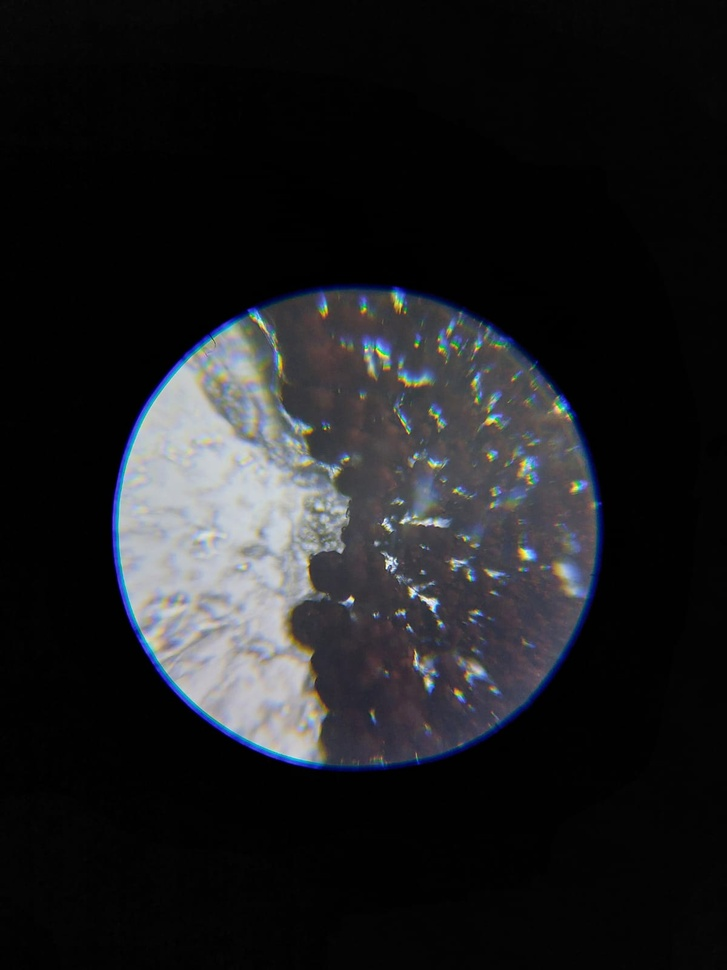
#> input picture test4.jpg, 727 x 970 px, shrunk from 1200 x 1600 before the run, found by its file name
$ python image_bitmap_extractor.py
#> lines starting #> are read from the running program, lines starting #| are printed output that depends on the picture; after the words box and inside, x2 and y2 are one past the last pixel; in counts of white or black regions, pixels touching at a corner belong together
import numpy as np
import matplotlib.pyplot as plt
import cv2
from PIL import Image, ImageChops


def main():
    #Cargar Imagen
    image = cv2.imread('test4.jpg')
#> image is the input picture: shape (970, 727, 3); mean B, G, R 33, 30.7, 30
    plt.imshow(image)
    plt.show()

    #Para cortar la imagen
    '''
    cut_x0 = 300
    cut_xf = 2850
    cut_y0 = 700
    cut_yf = 3280
    image = image[cut_y0:cut_yf, cut_x0:cut_xf]
    plt.imshow(image)
    plt.show()
    '''

    #Extraer contorno
    image = cv2.cvtColor(image,cv2.COLOR_BGR2GRAY)
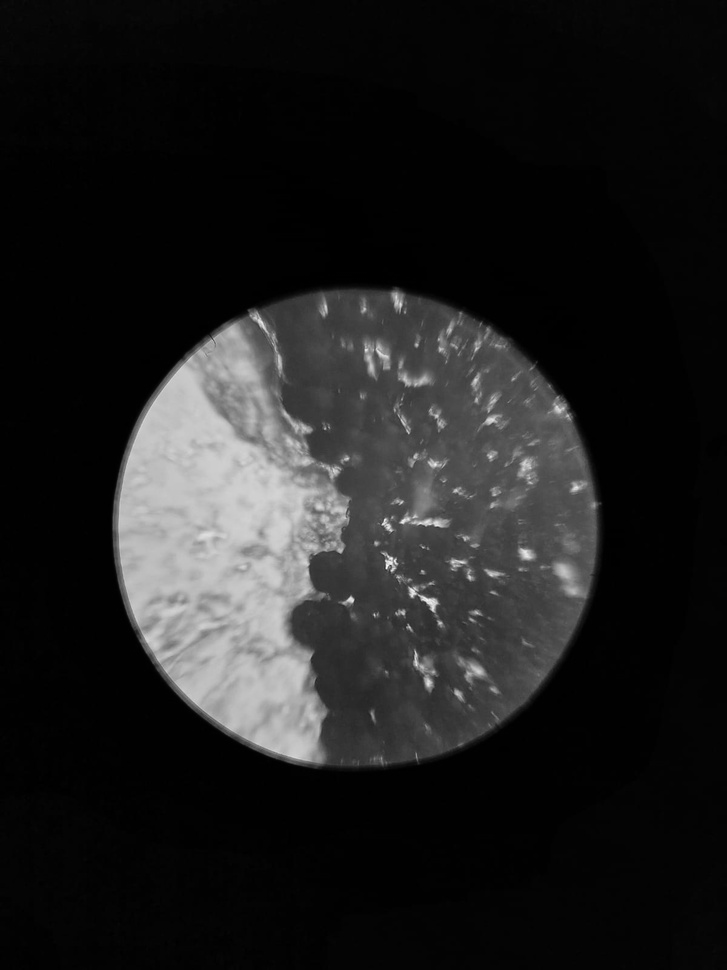
#> image: shape (970, 727); min 0, max 253, mean 30.7
    image = cv2.GaussianBlur(image,(3,3), 2*cv2.BORDER_DEFAULT)
    #image = cv2.convertScaleAbs(image, alpha=2.6, beta=50)
    #image = cv2.equalizeHist(image)

    flag, image = cv2.threshold(image, 40, 255, cv2.THRESH_BINARY + cv2.THRESH_OTSU)
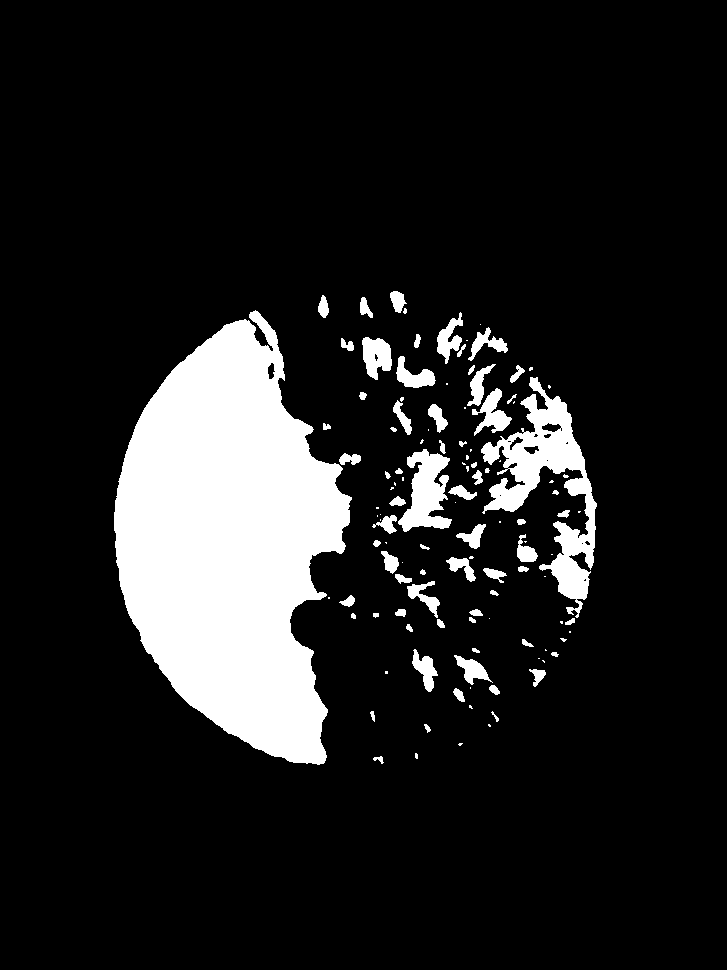
#> image: shape (970, 727); 12.9% white; 118 white regions (48 under 20 px), largest, box (x1, y1, x2, y2) and area: (114, 310, 352, 765) 68837, (481, 377, 597, 618) 8843, (398, 449, 452, 532) 2544
#> flag = 84
                                       #Mover ese 40 según sea necesario

    #Quitar puntitos
    #image = cv2.GaussianBlur(image,(9,9), cv2.BORDER_DEFAULT)
    #flag, image = cv2.threshold(image, 254, 255, cv2.THRESH_BINARY)
    #image = cv2.adaptiveThreshold(image,255,cv2.ADAPTIVE_THRESH_GAUSSIAN_C,cv2.THRESH_BINARY,11,2)

    plt.imshow(image)
    plt.show()


    #Guardar imagen
    cv2.imwrite('threshold.bmp', image)

if __name__ == '__main__':
    main()

$ run again, with test2.jpg copied over test4.jpg
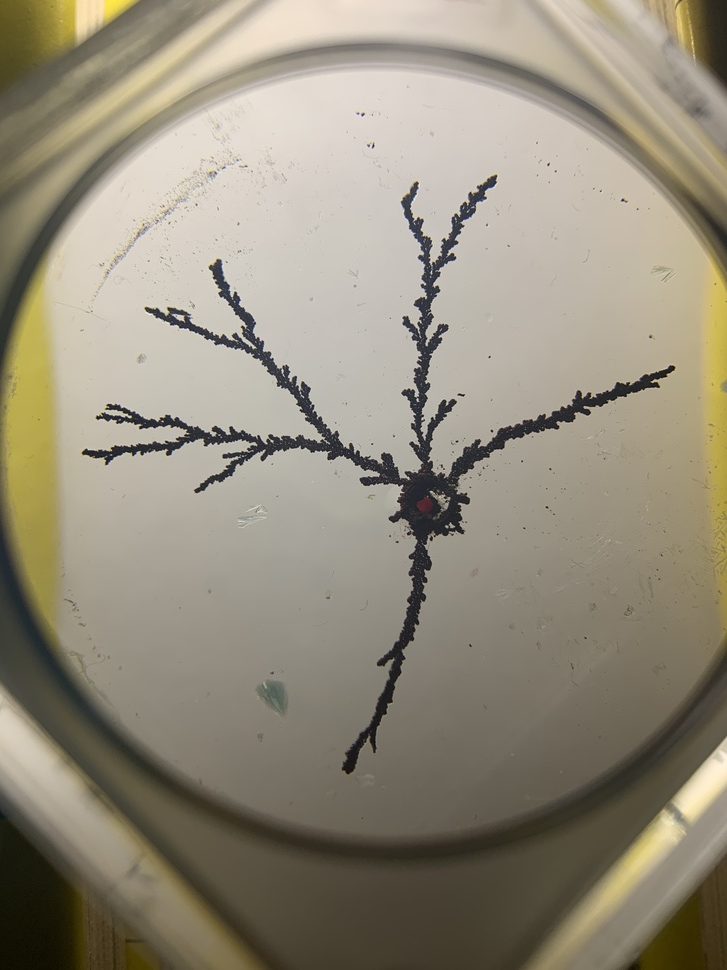
#> input picture test2.jpg, 727 x 970 px, shrunk from 3024 x 4032 before the run, found by its file name
#> in main, image is the input picture: shape (970, 727, 3); mean B, G, R 124, 141.2, 148.4
#> in main, `image = cv2.cvtColor(image,cv2.COLOR_BGR2GRAY)`:
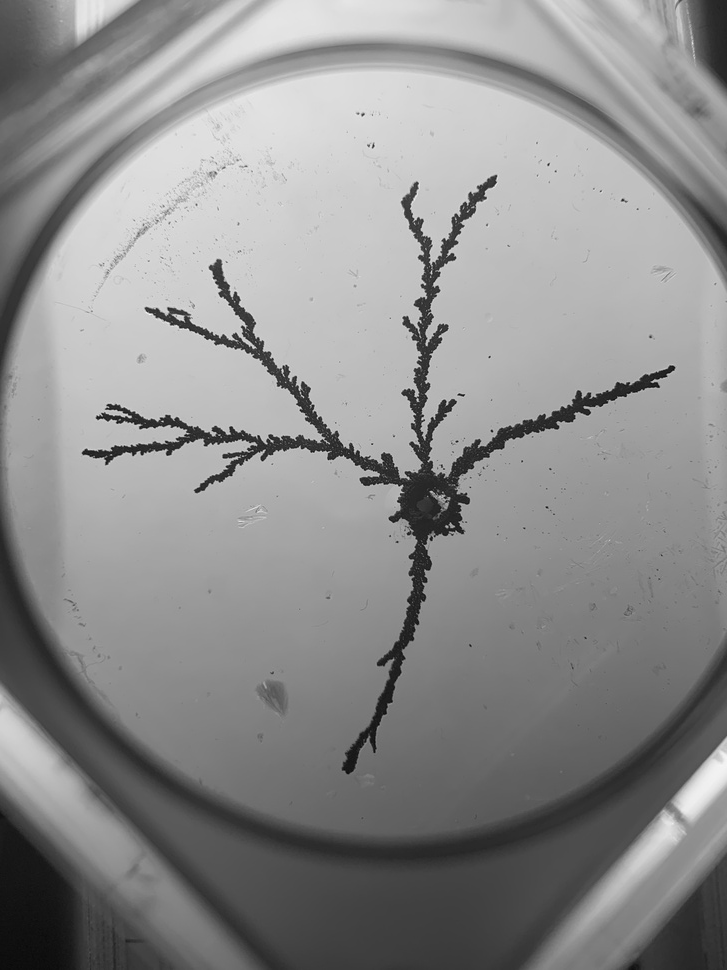
#> image: shape (970, 727); min 9, max 253, mean 141.3
#> in main, `flag, image = cv2.threshold(image, 40, 255, cv2.THRESH_BINARY + cv2.TH..`:
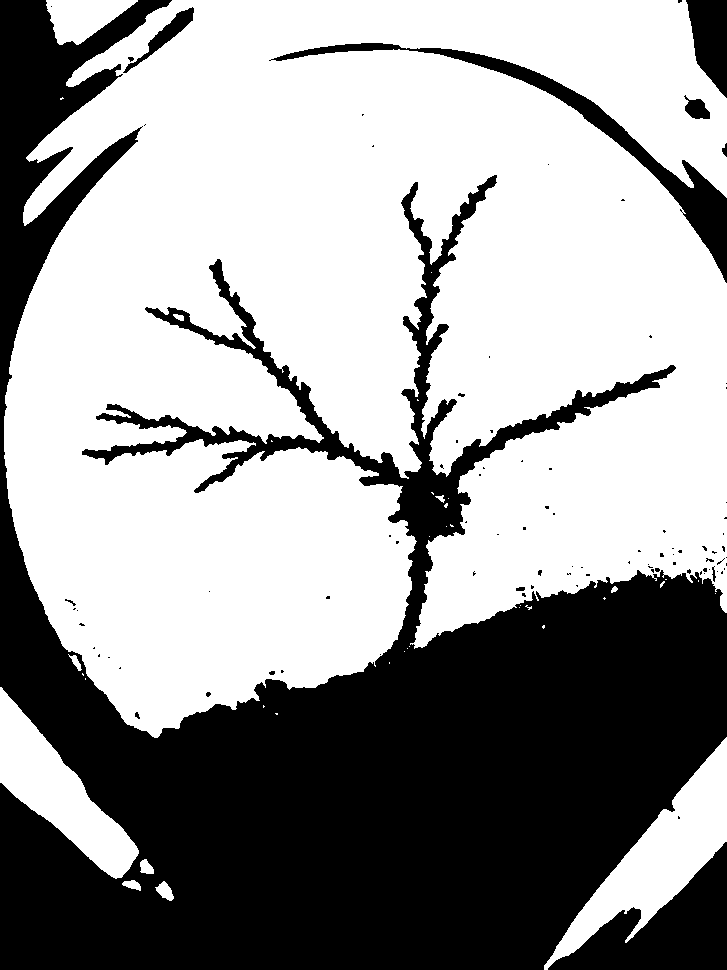
#> image: shape (970, 727); 60.9% white; 91 black regions (78 under 20 px), largest, box (x1, y1, x2, y2) and area: (0, 0, 727, 970) 252842, (548, 842, 727, 970) 10435, (269, 43, 727, 283) 7757
#> flag = 131

$ run again, with test3.jpg copied over test4.jpg
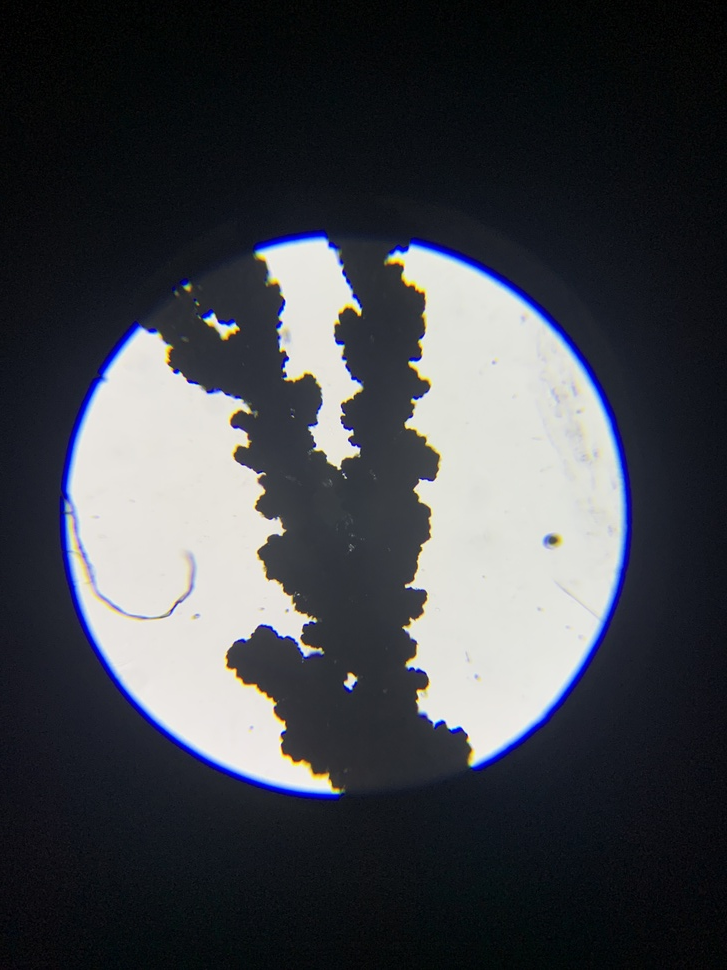
#> input picture test3.jpg, 727 x 970 px, shrunk from 3024 x 4032 before the run, found by its file name
#> in main, image is the input picture: shape (970, 727, 3); mean B, G, R 74.2, 68.4, 66
#> in main, `image = cv2.cvtColor(image,cv2.COLOR_BGR2GRAY)`:
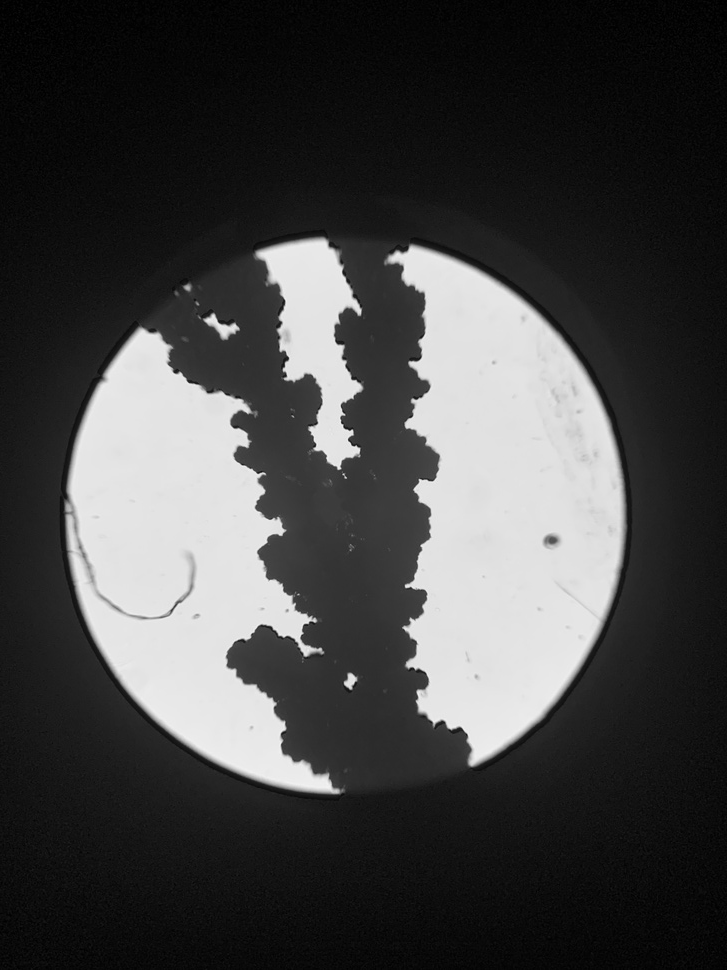
#> image: shape (970, 727); min 0, max 243, mean 68.3
#> in main, `flag, image = cv2.threshold(image, 40, 255, cv2.THRESH_BINARY + cv2.TH..`:
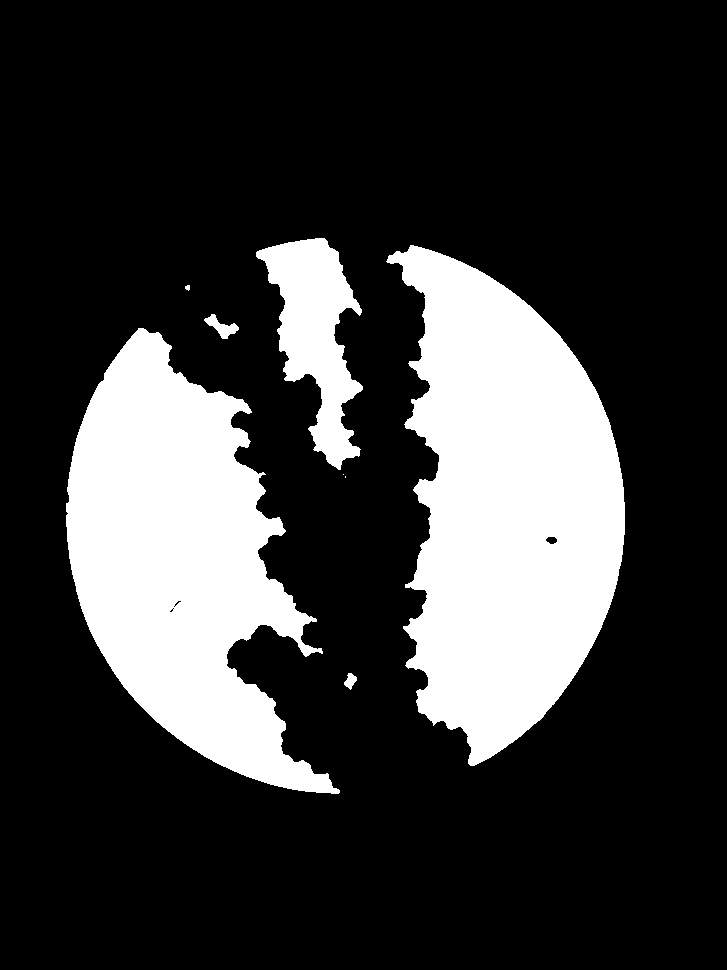
#> image: shape (970, 727); 22.7% white; 8 white regions (2 under 20 px), largest, box (x1, y1, x2, y2) and area: (386, 245, 625, 766) 79746, (66, 328, 340, 794) 67566, (256, 238, 363, 470) 11978, (204, 314, 239, 339) 360, (344, 673, 357, 690) 128, (185, 285, 190, 291) 23
#> flag = 122
